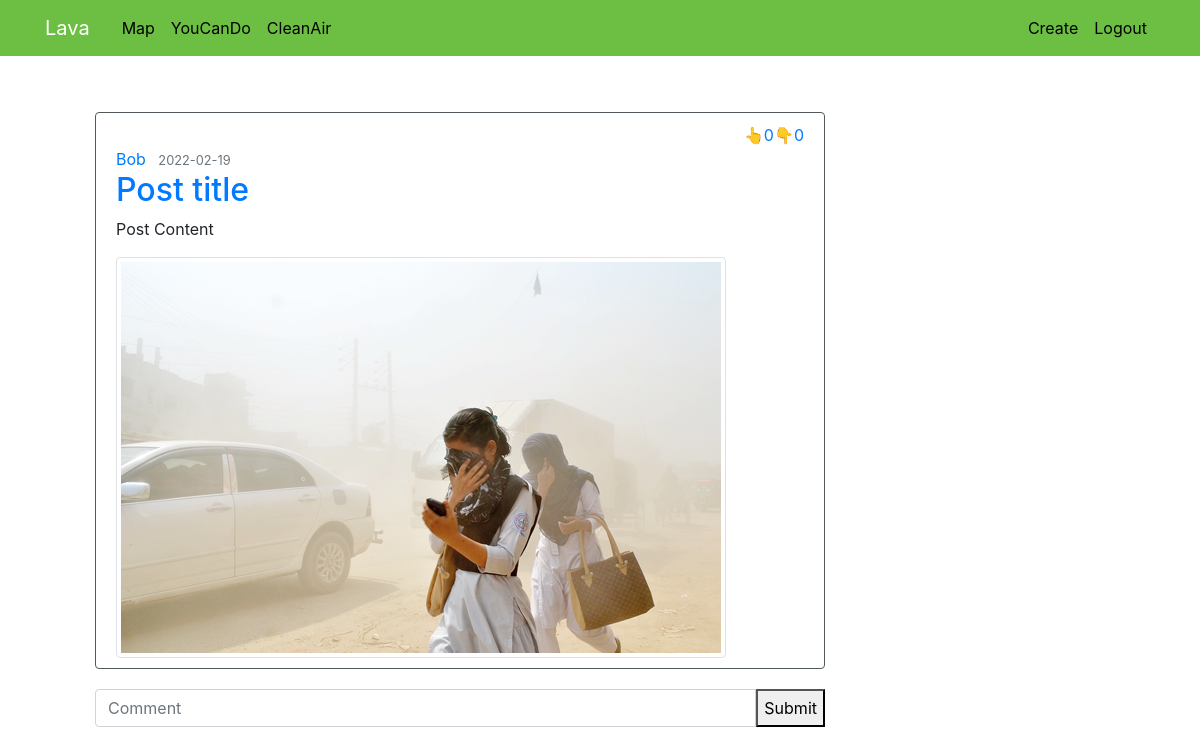
The app's page /post/1 (signed in) with its own data.
### lava/models/__init__.py (models this page shows, shortened)
class Post(db.Model):
    id = db.Column(db.Integer, primary_key=True)
    title = db.Column(db.String(100), nullable=False)
    date_posted = db.Column(db.DateTime,
        nullable=False, default=datetime.utcnow)
    content = db.Column(db.Text, nullable=False)
    image = db.Column(db.String(100), nullable=False,default='default.jpg')
    up = db.Column(db.Integer,nullable=False,default=0)
    down = db.Column(db.Integer,nullable=False,default=0)
    user_id = db.Column(db.Integer,
        db.ForeignKey('user.id',ondelete="CASCADE"), nullable=False)
    comments = db.relationship('Comment', backref='post', lazy=True)

class User(db.Model, UserMixin):
    id = db.Column(db.Integer, primary_key=True)
    name = db.Column(db.String(50),  nullable=False)
    email = db.Column(db.String(120), unique=True, nullable=False)
    gender = db.Column(db.String(1))
    date = db.Column(db.String(250))
    dp = db.Column(db.String(20))
    password = db.Column(db.String(60), nullable=False)
    posts = db.relationship('Post', backref='author', lazy=True)
    comments = db.relationship('Comment', backref='author', lazy=True)

### lava/posts/routes.py (the view)
@posts.route('/post/<int:post_id>', methods=['GET', 'POST'])
@login_required
def post(post_id):
    post = Post.query.get_or_404(post_id)
    return render_template('post.html', title=post.title, post=post)

### lava/models/__init__.py (called while the page is built)
@login_manager.user_loader
def load_user(user_id):
    return User.query.get(int(user_id))

### lava/templates/post.html (shortened to what this page needs)
{% extends "base.html" %}
{% block content %}
  <div>
      <article class="media content-section">
        <div class="media-body">
          <div class="vote">
            <div class="up">
              <a href="{{ url_for('posts.up_vote',post_id=post.id)}}">
              👆{{post.up}}
              </a>
            </div>
            <div class="down">
              <a href="{{ url_for('posts.down_vote',post_id=post.id)}}">
              👇{{post.down}}
              </a>
            </div>
          </div>
          <div class="article-metadata">
            <a class="mr-2" href="#">{{post.author.name}}</a>
            <small class="text-muted">{{post.date_posted.strftime('%Y-%m-%d')}}</small>
          </div>
          <h2>
            <a class="article-title" href="{{ url_for('posts.post',post_id=post.id) }}">{{post.title}}</a>
          </h2>
          <p class="article-content">{{post.content}}</p>
        <img
          class="article-img img-thumbnail"
          src="{{ url_for('static', filename='media/' + post.image) }}"
          alt="Post Image"
        >
        </div>
      </article>
  </div>
  <div>
    <form
      class="input-group"
      method="POST"
      action="/create_comment/{{post.id}}"
    >
      <input
        type="text"
        id="text"
        name="text"
        class="form-control"
        placeholder="Comment"/>
      <button
        type="submit"
        clas="btn btn-primary">
        Submit
      </button>
    </form>
  </div>
{% endblock content %}

### lava/static/style/style.css (style rules this page uses)
body { margin-top: 5rem; background-color:#8A919966; background-color:#707A8C; background-color: white; }
.content-section { padding: 10px 20px; border: 1px solid #51585b; border-radius: 4px; margin-bottom: 20px; }
.up,.down { width: auto; }
a:link { text-decoration: none; }
.up a:link,.down a:link { text-decoration: none; }
.vote { display: flex; align-items: right; justify-content: right; }

### records on screen
Post: up "0", down "0", date_posted "2022-02-19", title "Post title", content "Post Content", image (placeholder picture)
User: author.name "Bob"
